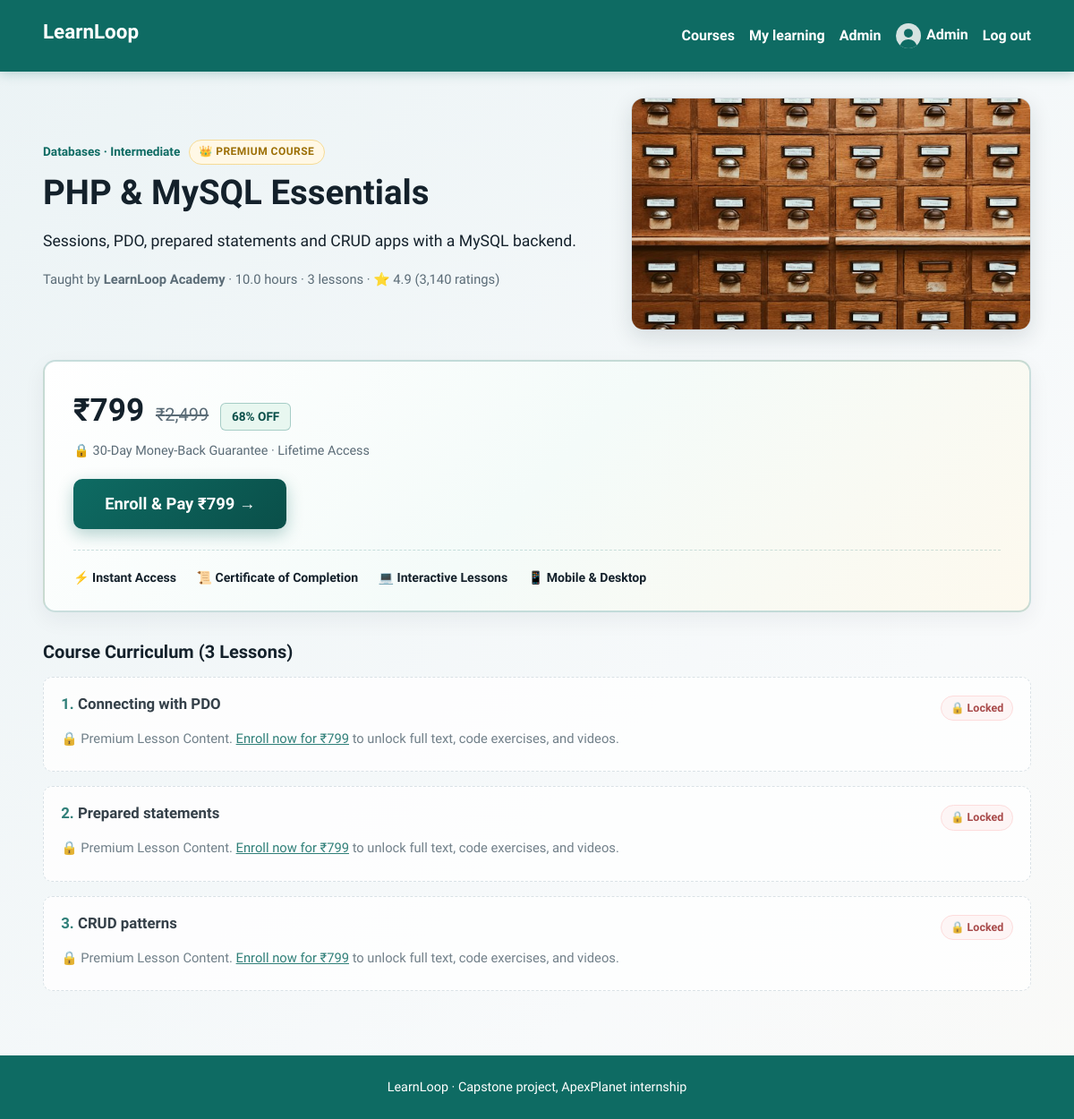
The app's page /course.php?id=3 (signed in) with its own data.
### tables this page shows
CREATE TABLE users (
  id INT AUTO_INCREMENT PRIMARY KEY,
  name VARCHAR(80) NOT NULL,
  email VARCHAR(120) NOT NULL UNIQUE,
  password VARCHAR(255) NOT NULL,
  role ENUM('student','admin') NOT NULL DEFAULT 'student',
  avatar VARCHAR(120) DEFAULT NULL,
  bio VARCHAR(300) DEFAULT NULL,
  is_verified TINYINT(1) NOT NULL DEFAULT 0,
  created_at TIMESTAMP DEFAULT CURRENT_TIMESTAMP
);

CREATE TABLE courses (
  id INT AUTO_INCREMENT PRIMARY KEY,
  title VARCHAR(120) NOT NULL,
  description TEXT NOT NULL,
  category_id INT NOT NULL,
  level ENUM('Beginner','Intermediate','Advanced') NOT NULL DEFAULT 'Beginner',
  instructor VARCHAR(80) NOT NULL,
  duration_hours DECIMAL(4,1) NOT NULL DEFAULT 1.0,
  price DECIMAL(8,2) NOT NULL DEFAULT 499.00,
  original_price DECIMAL(8,2) NOT NULL DEFAULT 1999.00,
  image VARCHAR(255) DEFAULT NULL,
  rating DECIMAL(2,1) NOT NULL DEFAULT 4.7,
  rating_count INT NOT NULL DEFAULT 1850,
  badge VARCHAR(30) DEFAULT 'Bestseller',
  created_at TIMESTAMP DEFAULT CURRENT_TIMESTAMP,
  FOREIGN KEY (category_id) REFERENCES categories(id),
  FULLTEXT KEY ft_courses (title, description)
);

CREATE TABLE categories (
  id INT AUTO_INCREMENT PRIMARY KEY,
  name VARCHAR(60) NOT NULL UNIQUE
);

CREATE TABLE lessons (
  id INT AUTO_INCREMENT PRIMARY KEY,
  course_id INT NOT NULL,
  title VARCHAR(120) NOT NULL,
  content TEXT NOT NULL,
  video_url VARCHAR(255) DEFAULT NULL,
  position INT NOT NULL DEFAULT 1,
  FOREIGN KEY (course_id) REFERENCES courses(id) ON DELETE CASCADE
);

### includes/functions.php (called while the page is built, shortened)
<?php
function db(): PDO {
    static $pdo = null;
    if ($pdo === null) {
        try {
            $pdo = new PDO('mysql:host=' . DB_HOST . ';dbname=' . DB_NAME . ';charset=utf8mb4', DB_USER, DB_PASS, [
                PDO::ATTR_ERRMODE => PDO::ERRMODE_EXCEPTION,
                PDO::ATTR_DEFAULT_FETCH_MODE => PDO::FETCH_ASSOC,
                PDO::ATTR_EMULATE_PREPARES => false,
                PDO::ATTR_TIMEOUT => 3,
            ]);
            return $pdo;
        } catch (PDOException $firstError) {
        }
        $pdo = null;
        die('<div style="font-family:sans-serif;padding:2rem;max-width:600px;margin:2rem auto;border:1px solid #e2e8f0;border-radius:8px;background:#fff5f5;color:#9b2c2c;">'
            . '<h2 style="margin-top:0;">Database Connection Error</h2>'
            . '<p><strong>' . htmlspecialchars($firstError->getMessage()) . '</strong></p>'
            . '<p style="color:#4a5568;">MariaDB auto-start was attempted but the server did not become ready in time.</p>'
            . '<p style="color:#4a5568;">Please make sure MariaDB is installed at <code>C:\Program Files\MariaDB 13.0\</code> and try refreshing the page.</p>'
            . '</div>');
    }
    return $pdo;
}
function e($v): string { return htmlspecialchars((string)$v, ENT_QUOTES, 'UTF-8'); }
function current_user(): ?array {
    static $user = false;
    if ($user === false) {
        $user = null;
        if (!empty($_SESSION['uid'])) {
            $s = db()->prepare('SELECT id,name,email,role,avatar,bio,created_at FROM users WHERE id=? AND is_verified=1');
            $s->execute([$_SESSION['uid']]);
            $user = $s->fetch() ?: null;
        }
    }
    return $user;
}
function avatar_url(?array $u): string {
    return ($u && !empty($u['avatar'])) ? UPLOAD_URL . $u['avatar'] : 'assets/img/avatar.svg';
}

### course.php (the view, shortened to what this page needs)
<?php
require_once __DIR__ . '/includes/functions.php';
$id = (int)($_GET['id'] ?? 0);
$s = db()->prepare('SELECT c.*, cat.name AS category FROM courses c JOIN categories cat ON cat.id=c.category_id WHERE c.id=?');
$s->execute([$id]); $course = $s->fetch();
$me = current_user();
$lessons = db()->prepare('SELECT id,title,content,video_url,position FROM lessons WHERE course_id=? ORDER BY position,id');
$lessons->execute([$id]); $lessons = $lessons->fetchAll();
$enrolled = false; $done = []; $payment = null;
if ($me) {
    $s = db()->prepare('SELECT 1 FROM enrollments WHERE user_id=? AND course_id=?'); $s->execute([$me['id'], $id]); $enrolled = (bool)$s->fetchColumn();
}
$price = (float)$course['price'];
$origPrice = (float)$course['original_price'];
$discountPct = $origPrice > $price ? round((($origPrice - $price) / $origPrice) * 100) : 0;
$pageTitle = $course['title']; require __DIR__ . '/includes/header.php'; ?>
<article class="course-detail-view">
  <div class="course-detail-top-grid">
    <div class="course-detail-info">
      <div class="course-header-badge-row">
        <span class="tag"><?= e($course['category']) ?> · <?= e($course['level']) ?></span>
        <?php if ($enrolled): ?>
          <span class="badge-enrolled">✓ Enrolled Student</span>
        <?php else: ?>
          <span class="badge-paid">👑 Premium Course</span>
        <?php endif; ?>
      </div>
      <h1><?= e($course['title']) ?></h1>
      <p class="lead"><?= nl2br(e($course['description'])) ?></p>
      <p class="meta">Taught by <strong><?= e($course['instructor'] !== 'Admin' ? $course['instructor'] : 'LearnLoop Academy') ?></strong> · <?= e($course['duration_hours']) ?> hours · <?= count($lessons) ?> lessons · ⭐ <?= e($course['rating'] ?? '4.8') ?> (<?= number_format((int)($course['rating_count'] ?? 2400)) ?> ratings)</p>
    </div>
    <div class="course-detail-media">
      <img src="<?= e($course['image'] ?: 'assets/img/courses/course-' . $id . '.jpg') ?>" alt="<?= e($course['title']) ?>" class="course-detail-cover-img" onerror="this.src='assets/img/courses/course-1.jpg'">
    </div>
  </div>
  <?php if (!$enrolled): ?>
    <div class="course-purchase-box">
      <div class="cpb-price-col">
        <div class="cpb-price-tag">
          <span class="cpb-current-price">₹<?= number_format($price) ?></span>
          <?php if ($origPrice > $price): ?>
            <span class="cpb-orig-price">₹<?= number_format($origPrice) ?></span>
            <span class="cpb-discount-badge"><?= $discountPct ?>% OFF</span>
          <?php endif; ?>
        </div>
        <p class="cpb-guarantee">🔒 30-Day Money-Back Guarantee · Lifetime Access</p>
      </div>
      <div class="cpb-action-col">
        <?php if ($me): ?>
          <a class="btn btn-buy-now" href="checkout.php?course_id=<?= (int)$id ?>">
            Enroll &amp; Pay ₹<?= number_format($price) ?> →
          </a>
        <?php else: ?>
          <a class="btn btn-buy-now" href="login.php?redirect=<?= urlencode('checkout.php?course_id=' . $id) ?>">
            Log In to Enroll &amp; Pay ₹<?= number_format($price) ?> →
          </a>
        <?php endif; ?>
      </div>
      <div class="cpb-perks">
        <span>⚡ Instant Access</span>
        <span>📜 Certificate of Completion</span>
        <span>💻 Interactive Lessons</span>
        <span>📱 Mobile &amp; Desktop</span>
      </div>
    </div>
  <?php endif; ?>
  <h2 style="margin-top:2rem;">Course Curriculum (<?= count($lessons) ?> Lessons)</h2>
  <ol class="lessons">
  <?php foreach ($lessons as $idx => $l): $isDone = in_array($l['id'], $done); ?>
    <li class="card lesson <?= $isDone ? 'is-done' : '' ?> <?= !$enrolled ? 'lesson-locked' : '' ?>">
      <div class="lesson-header-row">
        <h3><span class="lesson-num"><?= $idx + 1 ?>.</span> <?= e($l['title']) ?></h3>
        <?php if (!$enrolled): ?>
          <span class="lock-indicator" title="Course enrollment required">🔒 Locked</span>
        <?php endif; ?>
      </div>
      <?php if ($enrolled): ?>
        <p><?= nl2br(e($l['content'])) ?></p>
        <?php if ($l['video_url'] && preg_match('~^https://(www\.)?(youtube\.com|youtu\.be)/~', $l['video_url'])): ?>
          <p><a href="<?= e($l['video_url']) ?>" target="_blank" rel="noopener">▶ Watch the video walkthrough</a></p>
        <?php endif; ?>
        <button class="btn btn-small done-btn" data-id="<?= (int)$l['id'] ?>" aria-pressed="<?= $isDone ? 'true' : 'false' ?>">
          <?= $isDone ? '✓ Completed' : 'Mark as complete' ?>
        </button>
      <?php else: ?>
        <p class="meta lock-meta">
          🔒 Premium Lesson Content. <a href="checkout.php?course_id=<?= (int)$id ?>">Enroll now for ₹<?= number_format($price) ?></a> to unlock full text, code exercises, and videos.
        </p>
      <?php endif; ?>
    </li>
  <?php endforeach; ?>
  </ol>
</article>
<?php
require __DIR__ . '/includes/footer.php'; ?>

### includes/header.php (shortened to what this page needs)
<?php require_once __DIR__ . '/functions.php'; $me = current_user(); $base = $base ?? ''; ?>
<!doctype html>
<html lang="en">
<head>
<link rel="stylesheet" href="<?= $base ?>assets/css/style.css">
</head>
<body>
<header class="site-header">
  <a class="brand" href="<?= $base ?>index.php"><?= e(SITE_NAME) ?></a>
  <nav id="nav">
    <a href="<?= $base ?>index.php">Courses</a>
    <?php if ($me): ?>
      <a href="<?= $base ?>dashboard.php">My learning</a>
      <?php if ($me['role'] === 'admin'): ?><a href="<?= $base ?>admin/index.php">Admin</a><?php endif; ?>
      <a class="nav-user" href="<?= $base ?>profile.php"><img src="<?= $base . e(avatar_url($me)) ?>" alt="" width="28" height="28"><?= e($me['name']) ?></a>
      <a href="<?= $base ?>logout.php">Log out</a>
    <?php else: ?>
      <a href="<?= $base ?>login.php">Log in</a>
      <a class="btn btn-small" href="<?= $base ?>register.php">Create account</a>
    <?php endif; ?>
  </nav>
</header>
<main class="wrap">

### assets/css/style.css (style rules this page uses)
:root { --ink:#14212b;--muted:#5a6b76;--bg:#f3f6f8;--panel:#fff;--teal:#0e6b63;--teal-dark:#0a4f49;--gold:#f2b632;--line:#d5dee3;--danger:#b3372b;--radius:10px }
* { box-sizing:border-box }
body { margin:0;min-height:100vh;display:flex;flex-direction:column;font:1rem/1.6 "Source Sans 3",system-ui,sans-serif;color:var(--ink);background:var(--bg) }
h1,h2,h3,.brand { font-family:"Bricolage Grotesque",system-ui,sans-serif;line-height:1.2;margin:0 0 .6rem }
h1 { font-size:clamp(1.7rem,4vw,2.4rem);font-weight:800 }
h2 { font-size:1.25rem }
h3 { font-size:1.05rem }
a { color:var(--teal) }
main,.wrap { flex:1;width:100%;max-width:100%;margin:0;padding:calc(80px + 1.8rem) 4vw 3.5rem;box-sizing:border-box;background:linear-gradient(135deg,#ebf3f5 0%,#f8fafb 30%,#fcf7ed 70%,#edf5f4 100%);background-size:250% 250%;animation:mainBgShift 14s ease infinite,mainFadeIn 0.7s cubic-bezier(0.16,1,0.3,1) both }
.site-header { position:fixed;top:0;left:0;right:0;width:100%;z-index:1000;display:flex;flex-wrap:wrap;align-items:center;justify-content:space-between;gap:.5rem;padding:.7rem 4vw;background:var(--teal);color:#fff;min-height:80px;box-sizing:border-box;box-shadow:0 2px 12px rgba(14,107,99,0.25) }
.brand { font-size:1.4rem;font-weight:800;color:#fff;text-decoration:none }
.site-header nav { display:flex;flex-wrap:wrap;align-items:center;gap:1rem }
.site-header nav a { color:#fff;text-decoration:none;font-weight:600 }
.nav-user img { border-radius:50%;vertical-align:middle;margin-right:.4rem;object-fit:cover }
.btn { display:inline-block;background:var(--teal);color:#fff;border:0;border-radius:8px;padding:.65rem 1.2rem;font:600 1rem inherit;font-family:inherit;text-decoration:none;cursor:pointer }
.card { background:var(--panel);border:1px solid var(--line);border-radius:var(--radius);padding:1.2rem;margin-bottom:1rem }
.lead { font-size:1.1rem;max-width:65ch }
.tag { font-size:.85rem;font-weight:600;color:var(--teal) }
.meta { color:var(--muted);font-size:.92rem;margin:.3rem 0 }
.lessons { list-style:none;padding:0 }
.course-header-badge-row { display:flex;align-items:center;gap:.6rem;margin-bottom:.5rem;flex-wrap:wrap }
.badge-paid { background:#fff8e6;color:#9c6f05;border:1px solid #f6db95;padding:.2rem .65rem;border-radius:99px;font-size:.75rem;font-weight:800;letter-spacing:.04em;text-transform:uppercase }
.course-purchase-box { background:linear-gradient(135deg,#ffffff 0%,#f4fbf9 50%,#fdf9ee 100%);border:2px solid rgba(14,107,99,0.22);border-radius:14px;padding:1.6rem 2rem;margin:1.6rem 0 2rem;box-shadow:0 8px 24px rgba(20,33,43,0.06) }
.cpb-price-col { margin-bottom:1.2rem }
.cpb-price-tag { display:flex;align-items:baseline;gap:.8rem;flex-wrap:wrap }
.cpb-current-price { font-family:"Bricolage Grotesque",system-ui,sans-serif;font-size:2.2rem;font-weight:800;color:var(--ink) }
.cpb-orig-price { font-size:1.25rem;color:var(--muted);text-decoration:line-through }
.cpb-discount-badge { background:#e8f7f0;color:var(--teal-dark);border:1px solid rgba(14,107,99,0.3);padding:.25rem .75rem;border-radius:6px;font-size:.85rem;font-weight:800 }
.cpb-guarantee { color:var(--muted);font-size:.9rem;margin:.4rem 0 0 }
.btn-buy-now { display:inline-block;background:linear-gradient(135deg,var(--teal) 0%,var(--teal-dark) 100%);color:#fff!important;font-size:1.15rem;font-weight:800;padding:.85rem 2.2rem;border-radius:10px;text-decoration:none!important;box-shadow:0 6px 18px rgba(14,107,99,0.3);transition:transform .2s ease,box-shadow .2s ease }
.cpb-perks { display:flex;flex-wrap:wrap;gap:1.4rem;margin-top:1.4rem;padding-top:1.2rem;border-top:1px dashed rgba(14,107,99,0.2);color:var(--ink);font-size:.88rem;font-weight:600 }
.lesson-locked { opacity:.85;border-style:dashed }
.lesson-header-row { display:flex;align-items:center;justify-content:space-between;gap:.5rem }
.lock-indicator { display:inline-flex;align-items:center;gap:.3rem;font-size:.78rem;font-weight:700;color:#9b2c2c;background:#fff5f5;border:1px solid #fed7d7;padding:.2rem .6rem;border-radius:99px }
.lock-meta { color:var(--muted);font-size:.92rem;margin-top:.5rem }
.lesson-num { color:var(--teal);font-weight:800 }
.course-detail-top-grid { display:grid;grid-template-columns:1.4fr 1fr;gap:2rem;align-items:center;margin-bottom:1.5rem }
.course-detail-cover-img { width:100%;max-height:260px;object-fit:cover;border-radius:14px;box-shadow:0 8px 24px rgba(20,33,43,0.12);border:1px solid var(--line) }

### records on screen
users: name "Admin"
courses: category.name "Databases", level "Intermediate", title "PHP & MySQL Essentials", description "Sessions, PDO, prepared statements and CRUD apps with a MySQL backend.", instructor "LearnLoop Academy", duration_hours "10.0", rating "4.9", rating_count "3,140", image (picture), price "799", original_price "2,499", discountPct "68"
lessons: title "Connecting with PDO", course.price "799"
lessons: title "Prepared statements", course.price "799"
lessons: title "CRUD patterns", course.price "799"

### other values on screen
SITE_NAME "LearnLoop"
count($lessons) "3"
